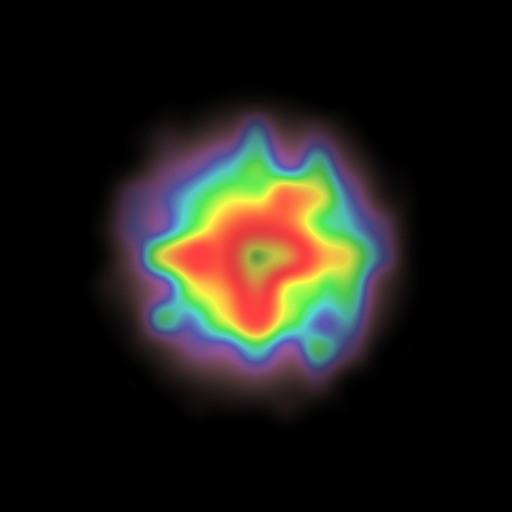
Frame 1 (no input)
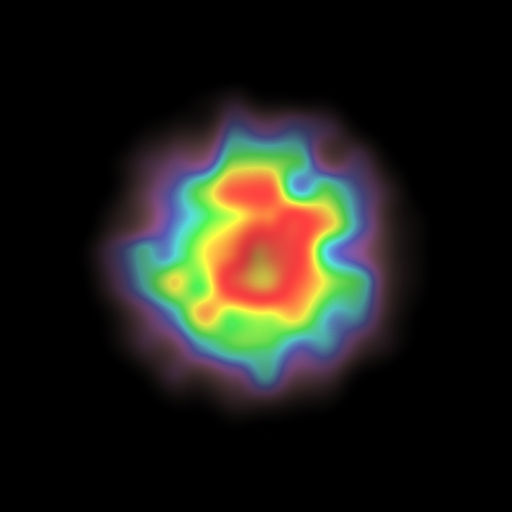
Frame 60 (the mouse pressed at the canvas centre just before this capture)
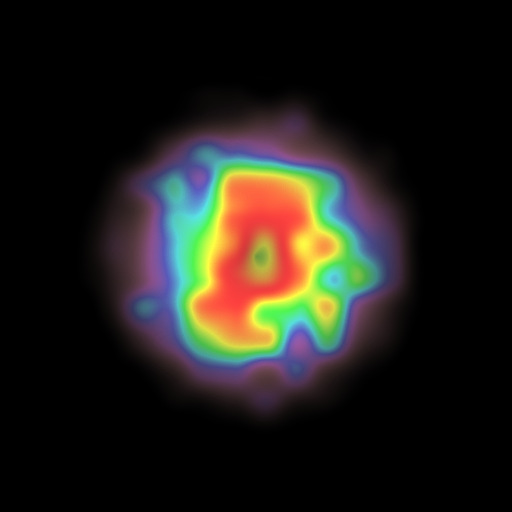
Frame 120 (the mouse held since frame 60 and released just before this capture)

The Processing sketch that drew these frames (run headless with seeded random() and noise(); from frame 60 on, the mouse is pressed at the canvas centre):

// Processing sketch: processing_1275
// ── processing_1275.pde

// Alien Blob 2.1 (Feb 15 '06)
// based on formula by Jim Bumgardner
// Processing port by Ryan Govostes and Jim Bumgardner
// Note: This can now be done far more efficiently with a shader

float xoff = 0, yoff = 0, zoff = 0;
float sineTable[];
 
void setup() {
  size(512, 512);
  colorMode(HSB, 2);
  background(0);
  noiseDetail(1);
  // framerate(24);
 
  // precalculate 1 period of the sine wave (360 degrees)
  sineTable = new float[360];
  for (int i = 0; i < 360; i ++) sineTable[i] = sin(radians(i));
}
 
void draw() {
  float d, h, s, b, n;
  float xx;
  float yy = yoff;
  int w2 = width / 2;
  int h2 = height / 2;
  int offset = 0;
 
  loadPixels();
   
  for (int y = 0; y < height; y ++) {
    xx = xoff;
    for (int x = 0; x < width; x ++) {
      d = dist(x, y, w2, h2) * 0.025;
      if (d * 20 <= 90) {
        n = noise(xx, yy, zoff); // noise only needs to be computed once per pixel
         
        // use pre-calculated sine results
        h = 1 - sineTable[int(degrees(d + n * 3)) % 360] % 2;
        s = sineTable[int(degrees(d + n * 2)) % 360] * .5 + 1;
        b = sineTable[int(degrees(d + n)) % 360] + 1;
         
        // determine pixel color
        pixels[offset ++] = color(h, s, b);
      } else {
        pixels[offset ++] = color(0, 0, 0);
      }
       
      // increment xx
      xx += 0.03125;
    }
     
    // this value only needs to be changed once per pixel line
    yy += 0.03125;
  }
   
  // move through noise space -> animation
  xoff += 0.3;
  yoff += 0.07;
  zoff += 0.1;
   
  updatePixels();
}
